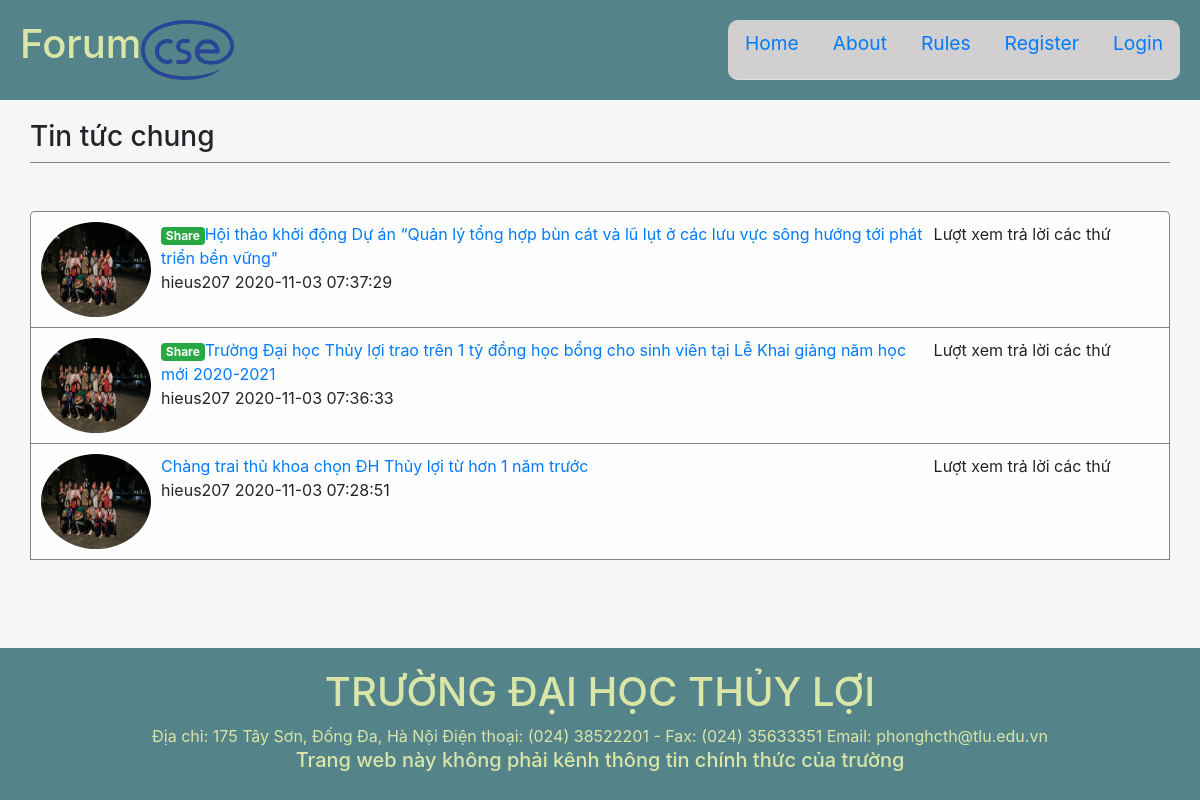
Screenshot of /Forum/index.php?controller=topics&action=index&tp_id=39 with the database file from the repository.
### tables this page shows
CREATE TABLE `topics` (
  `topic_id` int(11) NOT NULL,
  `title` varchar(255) NOT NULL,
  `description` varchar(255) DEFAULT NULL,
  `status` tinyint(4) NOT NULL DEFAULT 1,
  `zone_id` int(11) NOT NULL
);

CREATE TABLE `posts` (
  `post_id` int(11) NOT NULL,
  `title` varchar(255) NOT NULL,
  `create_at` timestamp NOT NULL DEFAULT current_timestamp(),
  `edit_at` timestamp NULL DEFAULT NULL,
  `body` text NOT NULL,
  `tags` varchar(255) DEFAULT NULL,
  `status` tinyint(4) NOT NULL DEFAULT 1,
  `user_id` int(11) NOT NULL,
  `topic_id` int(11) NOT NULL,
  `mitopic_id` int(11) DEFAULT NULL
);

CREATE TABLE `users` (
  `user_id` int(11) NOT NULL,
  `username` varchar(60) NOT NULL,
  `fullname` varchar(60) NOT NULL,
  `email` varchar(255) NOT NULL,
  `avt` varchar(255) NOT NULL DEFAULT 'none.jpg',
  `password` varchar(255) NOT NULL,
  `code` varchar(255) DEFAULT NULL,
  `create_at` timestamp NOT NULL DEFAULT current_timestamp(),
  `admin` tinyint(4) NOT NULL DEFAULT 0,
  `status` tinyint(4) NOT NULL DEFAULT 0
);

### Forum/index.php (called while the page is built, shortened)
<?php
$action = isset($_GET['action']) ? $_GET['action'] : 'index';
$object = new $controller;
$object->$action();
?>

### Forum/models/model.php (called while the page is built, shortened)
<?php
    require_once("path.php");
    function openConnect(){
        $conn=mysqli_connect(HOST,USER,PASS,DB);
        return $conn;
    }
?>

### Forum/models/TopicModel.php (called while the page is built, shortened)
<?php
    require_once("model.php");
    class TopicModel{
        public $connection;
        function TopicModel($title='',$description=''){
            $this->connection=openConnect();
        }
        function getNamebyId($tp_id){
            $sql="SELECT title,status FROM ". self::TABLE ." WHERE topic_id='$tp_id'";
            $rs=mysqli_query($this->connection,$sql);
            $result=mysqli_fetch_assoc($rs);
            return $result;
        }
    }
?>

### Forum/models/PostModel.php (called while the page is built, shortened)
<?php
    require_once("model.php");
    class PostModel{
        public $connection;
        function PostModel($title="",$body="",$tags="",$user_id="",$topic_id="",$mitopic_id="",$edit_at=""){
            $this->connection=openConnect();
        }
        function getPostInTP($tp_id){
            $sql="SELECT p.*,u.username,u.user_id,u.avt FROM posts As p JOIN users as u ON p.user_id=u.user_id WHERE p.topic_id='$tp_id' ORDER BY p.post_id DESC";
            $rs=mysqli_query($this->connection,$sql);
            $result=mysqli_fetch_all($rs,MYSQLI_ASSOC);
            return $result;
        }
    }
?>

### Forum/path.php (called while the page is built, shortened)
<?php
    $BASE_URL="http://localhost:8080/Forum";
?>

### Forum/views/topics/id_topics.php (the view, shortened to what this page needs)
<?php include_once("path.php");
global $ROOT_PATH; ?>
<?php include($ROOT_PATH."/includes/headerp1.php");?>
<?php include($ROOT_PATH."/includes/headerp2.php");?>
    <div class="page-wrapper">
        <div class="main-page container">
            <div class="row">
                <div class="main-content col-md-12">
                    <div class="topic-title">
                        <h3><?php echo $tpname['title'];?></h3>
                    </div>
                    <div class="topic block-container">
                        <div class="block-body">
                            <div class="mitopic-tp">
                            </div>
                            <br>
                            <br>
                            <div class="post-body-tp">
                                <?php foreach ($posts as $post):?>
                                <?php if($post['mitopic_id']===NULL):?>
                                    <?php $data = explode(' ', $post['tags']);?>
                                <div class="post-content-tp d-flex">
                                    <img src="<?php echo $BASE_URL.'/assets/images/avt/'.$post['avt'];?>" alt="123" class="avt-tp rounded-circle">
                                    <div class="post-tp">
                                <div class="post-title-tp"><a href="<?php echo $BASE_URL."/index.php?controller=posts&action=index&p_id=".$post['post_id'];?>"><?php if(count($data)>1):?><span class="<?php echo $data[0].' '.$data[1];?>"><?php echo $data[2];?></span><?php endif;?><?php echo $post['title'];?></a></div>
                                        <div class="post-info-tp">
                                            <?php echo $post['username'];?>
                                            <?php echo $post['create_at'];?>
                                        </div>
                                    </div>
                                    <div class="statics">
                                        Lượt xem trả lời các thứ
                                    </div>
                                </div>
                                <?php endif; ?>
                                <?php endforeach;?>
                            </div>
                        </div>
                    </div>
                </div>
            </div>
        </div>
    </div>
<?php include($ROOT_PATH."/includes/footer.php");?>

### Forum/assets/css/style.css (style rules this page uses)
html,body { padding:0; margin:0; height: 100%; background:#f6f6f6; }
* { box-sizing: border-box; }
.page-wrapper { min-height: calc(100% - 292px); }
.main-page { margin-top: 20px; width: 100%; }
.main-content { padding:0px; }
.mitopic-tp { border-top-left-radius: 5px; border-top-right-radius: 5px; background-color: #fefefe; border-left: 0.2px solid rgb(141, 127, 127); border-right: 0.2px solid rgb(141, 127, 127); border-top: 0.2px solid rgb(141, 127, 127); }
.post-body-tp { border-top-left-radius: 5px; border-top-right-radius: 5px; background-color: #fefefe; border-left: 0.2px solid rgb(141, 127, 127); border-right: 0.2px solid rgb(141, 127, 127); border-top: 0.2px solid rgb(141, 127, 127); }
.post-content-tp { border-bottom: 0.2px solid rgb(141, 127, 127); padding: 10px; }
.post-tp { width:70%; }
.post-title-tp,.post-info-tp { padding-left: 10px; }
.avt-tp { display: block; width: 110px; height: 95px; }

### rows the page displays
topics: title "Tin tức chung"
posts: user.avt (picture), tags "Share", title "Hội thảo khởi động Dự án “Quản lý tổng hợp bùn cát và lũ lụt ở các lưu vực sông hướng tới phát triển bền vững\"", user.username "hieus207", create_at "2020-11-03 07:37:29"
posts: user.avt (picture), tags "Share", title "Trường Đại học Thủy lợi trao trên 1 tỷ đồng học bổng cho sinh viên tại Lễ Khai giảng năm học mới 2020-2021", user.username "hieus207", create_at "2020-11-03 07:36:33"
posts: user.avt (picture), title "Chàng trai thủ khoa chọn ĐH Thủy lợi từ hơn 1 năm trước", user.username "hieus207", create_at "2020-11-03 07:28:51"
